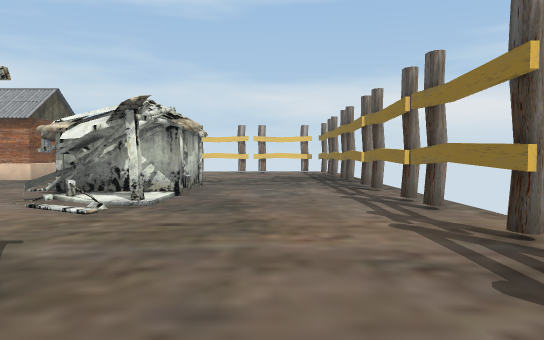
View 1 (above)

24 first-person views from a walk through a Unity game level. The camera is 1.5 m above the floor, tilts 2° down and sees 70° across. Doors are open. The floor is counted in squares, 2 m on a side. Each view is taken from the middle of a square. On the plan, view 1 faces up. The plan holds only what a view shows up to about 12 squares ahead; the rest is blank. The place goes on beyond the plan. The player is left out. Some surface patterns are stand-ins.

View 2
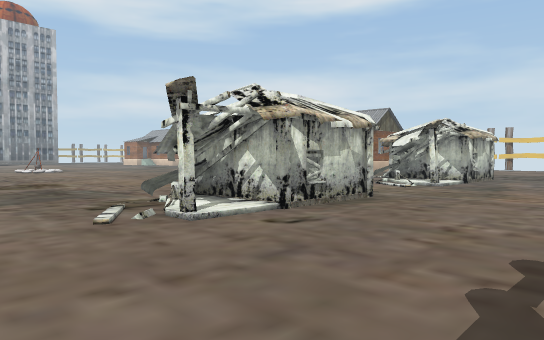

View 3
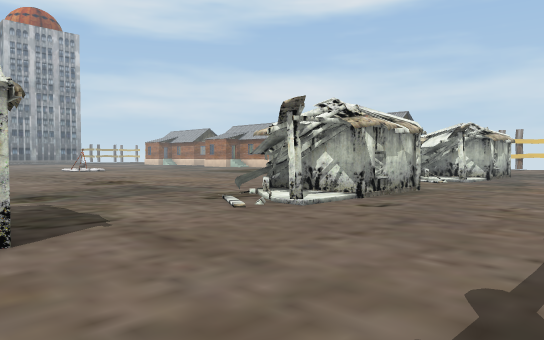

View 4
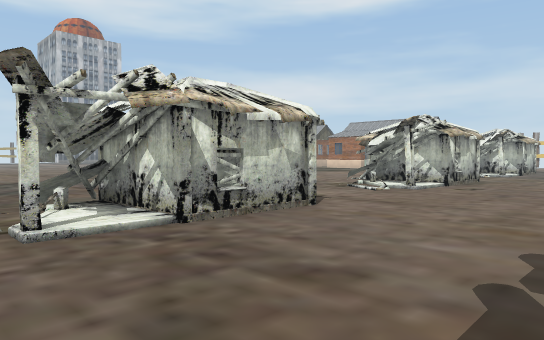

View 5
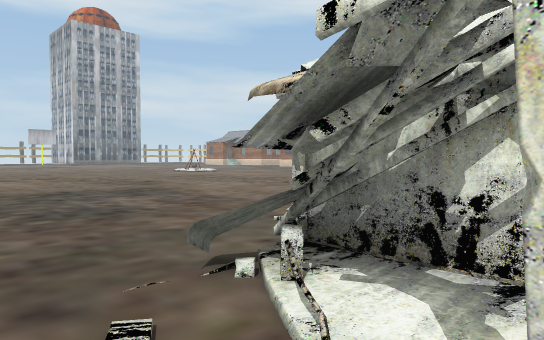

View 6
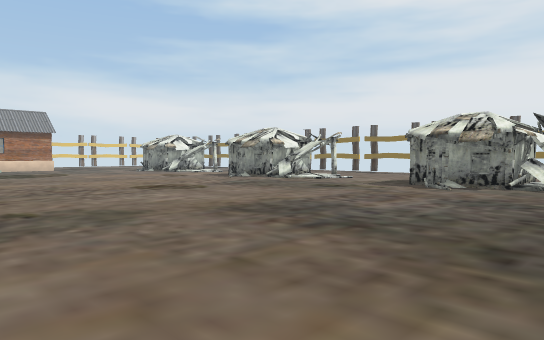

View 7
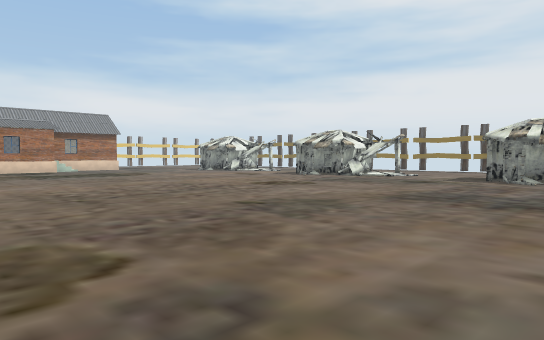

View 8
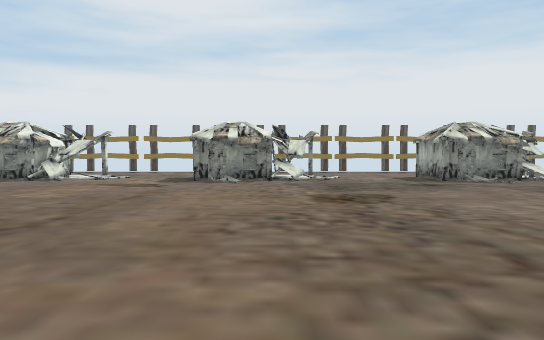

View 9
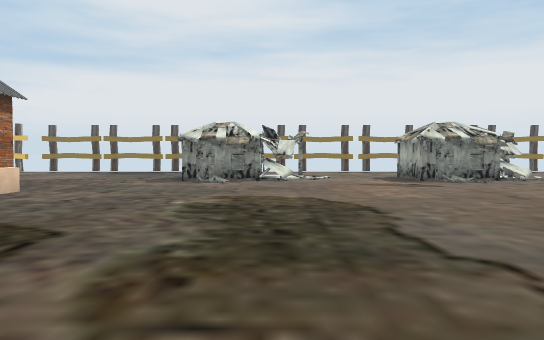

View 10
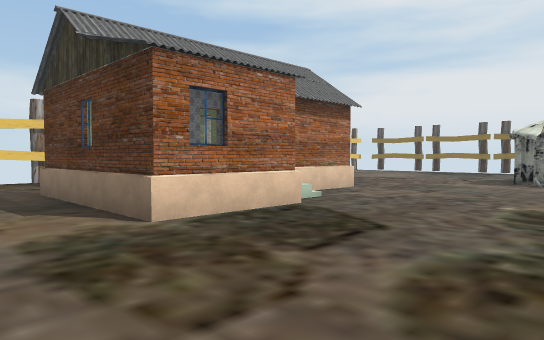

View 11
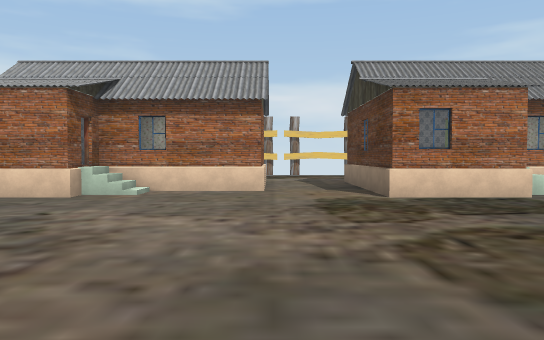

View 12
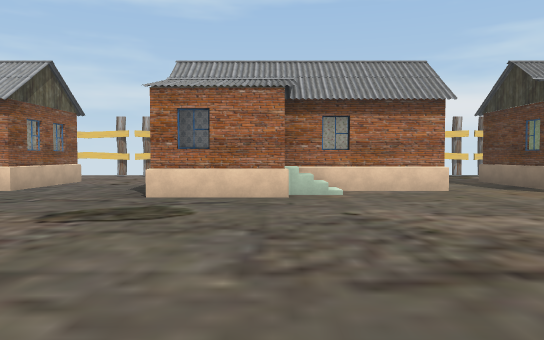

View 13
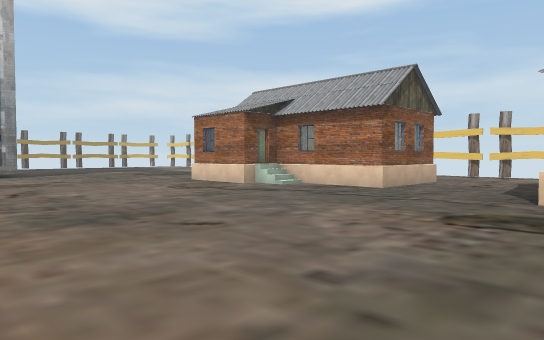

View 14
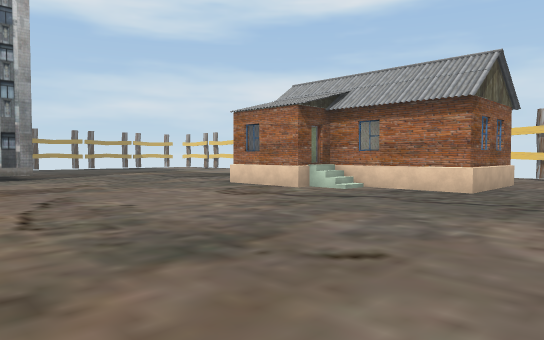

View 15
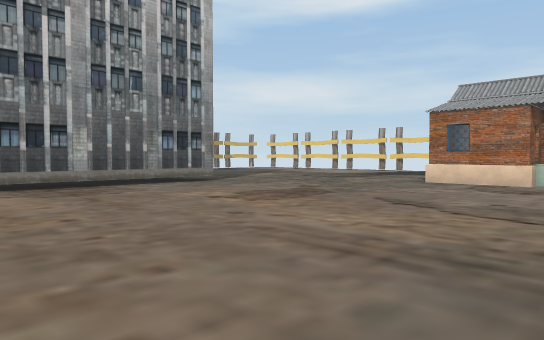

View 16
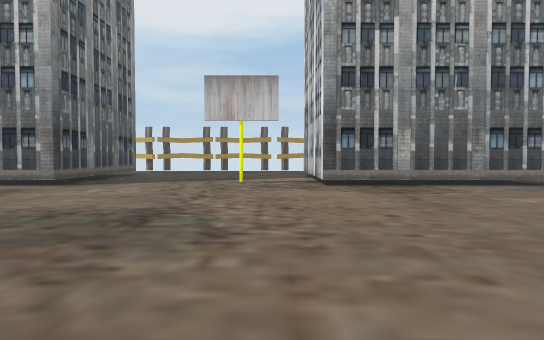

View 17
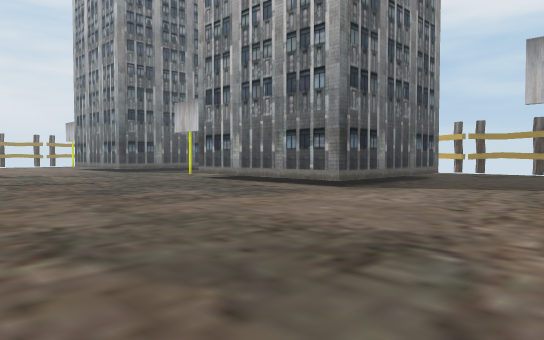

View 18
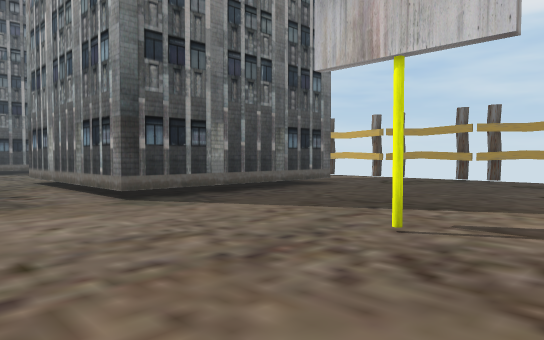

View 19
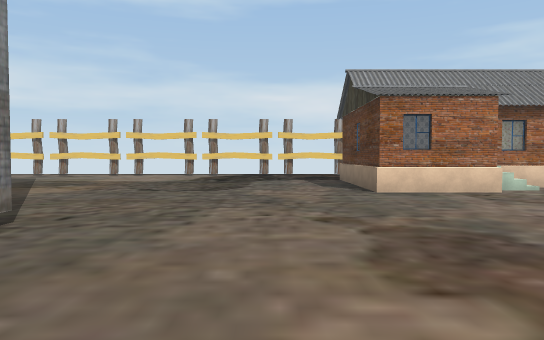

View 20
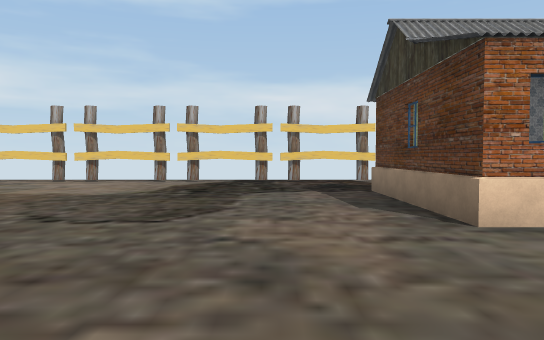

View 21
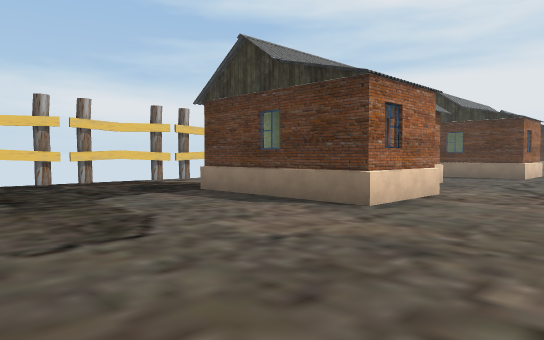

View 22
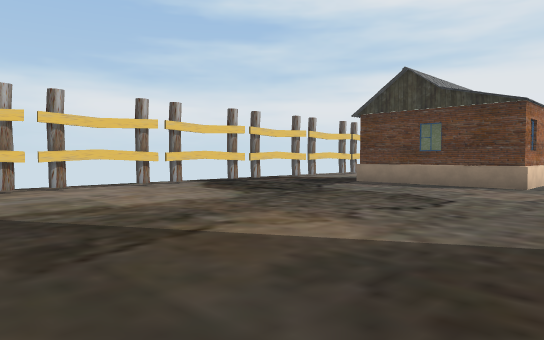

View 23
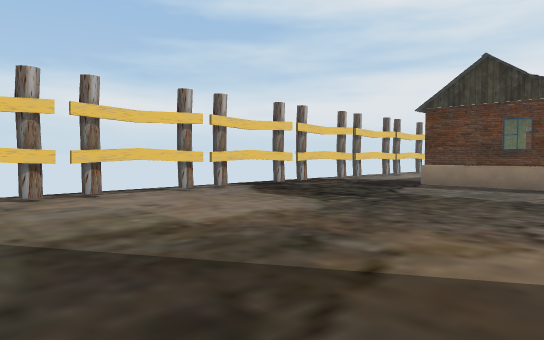

View 24
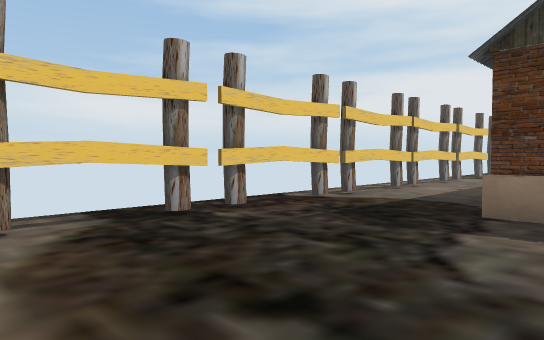

### Floor plan
Key: @ floor where view 1 was taken; # wall or solid block; . floor; / step, stairs or slope; D open door; = window, fence, low wall or low ledge; O other object.
Columns run from 42 left of view 1 to 2 right of it. Each row starts with its distance up from view 1.
 19 ..................         O O
 18 OOOOOOOOOOOOOOOOOOOO       OO.
 17  ..................         .
 16  .............  ....      ...
 15  .........OOOO OO...  #OO O.#OO OOO
 14 ..........O  O  #...  #   O.#  O     ..
 13 ..........O  #O##...###O##O.O O#O##....
 12 ..........OOOO......#OO/....#OOD....... .....
 11 ..........O##O......###.....O##..............
 10  ...........................................O
  9 . ...................................=###....
  8    ...................................###....
  7      #................................##/...O
  6      #................................./#....
  5      #...............       .................
  4      #.............. ..   ..................O
  3      #..........           ............ .....
  2    ###..........           ...........###....
  1    ............            ...........###...
  0 .............. .          ............###.@.
 -1 ....O.........            ............###....
 -2 ..............            ...................
 -3 ..............            ...................
 -4 .............             ...................
 -5 .............             ..................
 -6 ######.......            ............=###....
 -7      #.......            .............###....
 -8      #.......             ............##/....
 -9      #......             . ............/#...
-10      #......                . ..     .. ... .

Where each view was taken, in squares from view 1:
view 1: 0 up, 0 right, facing up
view 2: 4 down, 2 right, facing up-left
view 3: 6 down, 2 right, facing up-left
view 4: 10 down, 2 right, facing up-left
view 5: 10 down, 2 left, facing up-left
view 6: 10 down, 14 left, facing up-right
view 7: 9 down, 17 left, facing up-right
view 8: 0 up, 16 left, facing right
view 9: 7 up, 16 left, facing right
view 10: 7 up, 16 left, facing up-right
view 11: 4 up, 16 left, facing up
view 12: 4 up, 20 left, facing up
view 13: 4 up, 21 left, facing up-left
view 14: 4 up, 23 left, facing up-left
view 15: 0 up, 27 left, facing up-left
view 16: 0 up, 27 left, facing left
view 17: 0 up, 29 left, facing down-left
view 18: 1 up, 34 left, facing down-left
view 19: 3 up, 34 left, facing up
view 20: 7 up, 34 left, facing up
view 21: 8 up, 37 left, facing up-right
view 22: 9 up, 42 left, facing up-right
view 23: 11 up, 42 left, facing up-right
view 24: 14 up, 37 left, facing up-right
